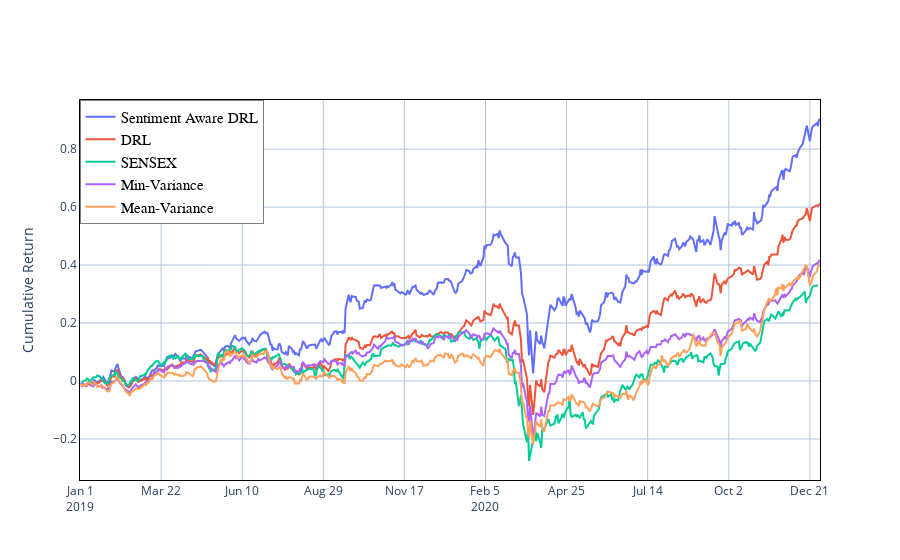

The notebook cell saved with this chart:
### Code cell
fig = go.Figure()
fig.add_trace(trace0_portfolio)

fig.add_trace(trace1_portfolio)

fig.add_trace(trace2_portfolio)

fig.add_trace(trace3_portfolio)

fig.add_trace(trace4_portfolio)

fig.update_layout(
    legend=dict(
        x=0,
        y=1,
        traceorder="normal",
        font=dict(
            family="sans-serif",
            size=15,
            color="black"
        ),
        bgcolor="White",
        bordercolor="black",
        borderwidth=0.5
        
    ),
)
#fig.update_layout(legend_orientation="h")
fig.update_layout(title={
        #'text': "Cumulative Return using FinRL",
        'y':0.85,
        'x':0.5,
        'xanchor': 'center',
        'yanchor': 'top'})
#with Transaction cost
#fig.update_layout(title =  'Quarterly Trade Date')
fig.update_layout(
#    margin=dict(l=20, r=20, t=20, b=20),

    paper_bgcolor='rgba(255,255,255,1)',
    plot_bgcolor='rgba(255,255,255, 1)',
    #xaxis_title="Date",
    yaxis_title="Cumulative Return",
xaxis={'type': 'date', 
       'tick0': time_ind[0], 
        'tickmode': 'linear', 
       'dtick': 86400000.0 *80}

)
fig.update_xaxes(showline=True,linecolor='black',showgrid=True, gridwidth=1, gridcolor='LightSteelBlue',mirror=True)
fig.update_yaxes(showline=True,linecolor='black',showgrid=True, gridwidth=1, gridcolor='LightSteelBlue',mirror=True)
fig.update_yaxes(zeroline=True, zerolinewidth=1, zerolinecolor='LightSteelBlue')

fig.show()

### Figure 1 — Plotly figure (JSON) as saved in the notebook; plotly's stock layout.template omitted (floating-point values rounded to 4 significant figures; data arrays with more than 128 entries replaced by an {"elided": "..."} marker saying what was removed)
{"data": [{"mode": "lines", "name": "Sentiment Aware DRL", "type": "scatter", "x": {"elided": "492 str values"}, "y": {"elided": "492 float values"}}, {"mode": "lines", "name": "DRL", "type": "scatter", "x": {"elided": "492 str values"}, "y": {"elided": "492 float values"}}, {"mode": "lines", "name": "SENSEX", "type": "scatter", "x": {"elided": "492 str values"}, "y": {"elided": "490 float values"}}, {"mode": "lines", "name": "Min-Variance", "type": "scatter", "x": {"elided": "492 str values"}, "y": {"elided": "492 float values"}}, {"mode": "lines", "name": "Mean-Variance", "type": "scatter", "x": {"elided": "492 str values"}, "y": {"elided": "492 float values"}}], "layout": {"legend": {"bgcolor": "White", "bordercolor": "black", "borderwidth": 0.5, "font": {"color": "black", "family": "sans-serif", "size": 15}, "traceorder": "normal", "x": 0, "y": 1}, "paper_bgcolor": "rgba(255,255,255,1)", "plot_bgcolor": "rgba(255,255,255, 1)", "title": {"x": 0.5, "xanchor": "center", "y": 0.85, "yanchor": "top"}, "xaxis": {"dtick": 6912000000, "gridcolor": "LightSteelBlue", "gridwidth": 1, "linecolor": "black", "mirror": true, "showgrid": true, "showline": true, "tick0": "2019-01-01", "tickmode": "linear", "type": "date"}, "yaxis": {"gridcolor": "LightSteelBlue", "gridwidth": 1, "linecolor": "black", "mirror": true, "showgrid": true, "showline": true, "title": {"text": "Cumulative Return"}, "zeroline": true, "zerolinecolor": "LightSteelBlue", "zerolinewidth": 1}}}
